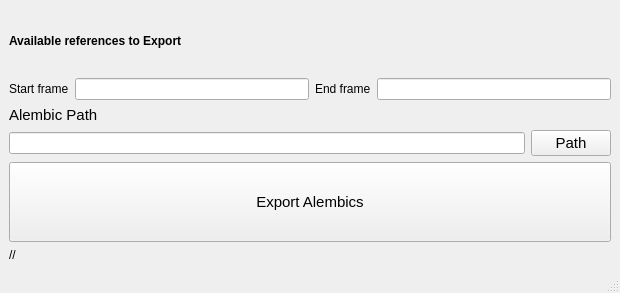
<?xml version="1.0" encoding="UTF-8"?>
<ui version="4.0">
 <class>window_alembicExport</class>
 <widget class="QMainWindow" name="window_alembicExport">
  <property name="geometry">
   <rect>
    <x>0</x>
    <y>0</y>
    <width>620</width>
    <height>293</height>
   </rect>
  </property>
  <property name="windowTitle">
   <string>MKF_alembicExport</string>
  </property>
  <widget class="QWidget" name="lyt_main">
   <layout class="QVBoxLayout" name="verticalLayout">
    <item>
     <layout class="QVBoxLayout" name="lyt_vertical_references">
      <property name="topMargin">
       <number>0</number>
      </property>
      <item>
       <layout class="QGridLayout" name="lyt_grid_references">
        <item row="0" column="0">
         <widget class="QLabel" name="lbl_alembicInfo">
          <property name="font">
           <font>
            <pointsize>9</pointsize>
            <weight>75</weight>
            <bold>true</bold>
           </font>
          </property>
          <property name="text">
           <string>Available references to Export</string>
          </property>
         </widget>
        </item>
       </layout>
      </item>
     </layout>
    </item>
    <item>
     <layout class="QVBoxLayout" name="lyt_vertical_bottom">
      <item>
       <layout class="QGridLayout" name="lyt_middle">
        <item row="1" column="2">
         <widget class="QLabel" name="lbl_endFrame">
          <property name="font">
           <font>
            <pointsize>9</pointsize>
           </font>
          </property>
          <property name="text">
           <string>End frame</string>
          </property>
         </widget>
        </item>
        <item row="1" column="3">
         <widget class="QLineEdit" name="txt_endFrame"/>
        </item>
        <item row="1" column="0">
         <widget class="QLabel" name="lbl_startFrame">
          <property name="font">
           <font>
            <pointsize>9</pointsize>
           </font>
          </property>
          <property name="text">
           <string>Start frame</string>
          </property>
         </widget>
        </item>
        <item row="1" column="1">
         <widget class="QLineEdit" name="txt_startFrame"/>
        </item>
       </layout>
      </item>
      <item>
       <layout class="QGridLayout" name="lyt_grid_path">
        <item row="1" column="0">
         <widget class="QLineEdit" name="txt_path"/>
        </item>
        <item row="1" column="1">
         <widget class="QPushButton" name="btn_path">
          <property name="font">
           <font>
            <pointsize>11</pointsize>
           </font>
          </property>
          <property name="text">
           <string>Path</string>
          </property>
         </widget>
        </item>
        <item row="0" column="0">
         <widget class="QLabel" name="lbl_AlembicPath">
          <property name="font">
           <font>
            <pointsize>11</pointsize>
           </font>
          </property>
          <property name="text">
           <string>Alembic Path</string>
          </property>
         </widget>
        </item>
       </layout>
      </item>
      <item>
       <widget class="QPushButton" name="btn_exportAlembic">
        <property name="minimumSize">
         <size>
          <width>0</width>
          <height>80</height>
         </size>
        </property>
        <property name="font">
         <font>
          <pointsize>11</pointsize>
         </font>
        </property>
        <property name="text">
         <string>Export Alembics</string>
        </property>
       </widget>
      </item>
      <item>
       <widget class="QLabel" name="lbl_status">
        <property name="text">
         <string>//</string>
        </property>
       </widget>
      </item>
     </layout>
    </item>
   </layout>
  </widget>
  <widget class="QMenuBar" name="menubar">
   <property name="geometry">
    <rect>
     <x>0</x>
     <y>0</y>
     <width>620</width>
     <height>21</height>
    </rect>
   </property>
  </widget>
  <widget class="QStatusBar" name="statusbar"/>
 </widget>
 <resources/>
 <connections/>
</ui>
